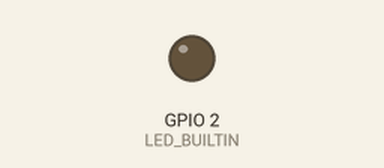
Simulated run of this program. Board: ESP8266 (NodeMCU). Shown: output pins drawn as LEDs (lit = HIGH, except the on-board LED, lit = LOW). WiFi joins after 1.5 s; servers stay silent unless stated; storage starts empty; no MQTT or app messages arrive unless stated; what the program prints to the serial monitor is not drawn.

Above: at 1.7 s.
Timing chart, 0 to 3.2 s (numbered marks = the images above):
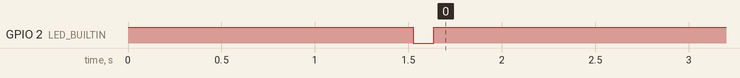

The program:

main.cpp
```cpp
using namespace std;
#include <FS.h>
#include <Arduino.h>
#include <ArduinoOTA.h>
#include <ESP8266WiFi.h>
#include <ESP8266mDNS.h>
#include <PubSubClient.h>
#include <DNSServer.h>
#include <ESP8266WebServer.h>
#include <WiFiManager.h>
#include <ArduinoJson.h>

unsigned long lastBlink = 0;
unsigned long lastSend = 0;
unsigned long lastReconnectAttempt = 0;
bool ready = true;

bool shouldSaveConfig = false;

unsigned long lastGatherRealtime = 0;
unsigned long lastGatherMinute = 0;
unsigned long lastGatherHour = 0;
unsigned long lastGatherDay = 0;

unsigned int impulseCounterMinute = 0;
unsigned int impulseCounterHour = 0;
unsigned int impulseCounterDay = 0;

string payloadDay, payloadHour, payloadMinute;

int pulseDistance[3] = {1,1,1};
int pulseDistanceIndex = 0;

float kwMinute, kwHour, kwDay = 0.00f;
float kwhMinute, kwhHour, kwhDay = 0.00f;

int minSampleIntervalMS = 250; // At a rate of 250ms between impulses, the maxiumum power it can measure is (3600/250) = 14.4 kW. Lower value if needed.
#ifdef FLASHPIN
  int flashPin = FLASHPIN;
#else
  int flashPin = D5;
#endif
int feedbackBlinkTimer = 30;

char mqtt_server[40] = "192.168.1.85";
char mqtt_port[6] = "1883";

string topic, errorTopic, debugTopic;
char chipID[9];

WiFiClient wclient;
PubSubClient mqtt_broker(wclient);

// Callback notifying us of the need to save config
void saveConfigCallback () {
  Serial.println("Should save config");
  shouldSaveConfig = true;
}

void setup(void) {

  //SPIFFS.format();

  pinMode(flashPin, INPUT_PULLUP);
  pinMode(LED_BUILTIN, OUTPUT);
  digitalWrite(LED_BUILTIN, HIGH); // LED OFF

  sprintf (chipID, "%06x", ESP.getChipId());

  topic = "sensor/" + (string)chipID;
  errorTopic = topic + "/error";
  debugTopic = topic + "/debug";

  Serial.begin(115200);

  //read configuration from FS json
  Serial.println("mounting FS...");
  yield();

  if (SPIFFS.begin()) {
    Serial.println("mounted file system");
    if (SPIFFS.exists("/config.json")) {
      //file exists, reading and loading
      Serial.println("reading config file");
      File configFile = SPIFFS.open("/config.json", "r");
      if (configFile) {
        Serial.println("opened config file");
        size_t size = configFile.size();
        // Allocate a buffer to store contents of the file.
        unique_ptr<char[]> buf(new char[size]);

        configFile.readBytes(buf.get(), size);
        DynamicJsonBuffer jsonBuffer;
        JsonObject& json = jsonBuffer.parseObject(buf.get());
        json.printTo(Serial);
        if (json.success()) {
          Serial.println("\nparsed json");

          strcpy(mqtt_server, json["mqtt_server"]);
          strcpy(mqtt_port, json["mqtt_port"]);

        } else {
          Serial.println("failed to load json config");
        }
      }
    }
  } else {
    Serial.println("failed to mount FS");
  }

  WiFiManager wifiManager;

  WiFiManagerParameter custom_mqtt_server("mqtt-server", "mqtt server", mqtt_server, 40);
  wifiManager.addParameter(&custom_mqtt_server);

  WiFiManagerParameter custom_mqtt_port("mqtt-port", "mqtt port", mqtt_port, 6);
  wifiManager.addParameter(&custom_mqtt_port);

  wifiManager.setSaveConfigCallback(saveConfigCallback);
  //wifiManager.resetSettings();

  if (!wifiManager.autoConnect("Energymonitor")) {
    delay(3000);
    ESP.reset();
    delay(5000);
  }

  // Read values
  strcpy(mqtt_server, custom_mqtt_server.getValue());
  strcpy(mqtt_port, custom_mqtt_port.getValue());

  Serial.printf("ADRSES: '%s'", mqtt_server);
  Serial.printf("PORT: '%s'", mqtt_port);

  // Connect MQTT broker TODO: Add credentials
  mqtt_broker.setServer(mqtt_server, atoi(mqtt_port));

  //save the custom parameters to FS
  if (shouldSaveConfig) {
    Serial.println("saving config");
    DynamicJsonBuffer jsonBuffer;
    JsonObject& json = jsonBuffer.createObject();
    json["mqtt_server"] = mqtt_server;
    json["mqtt_port"] = mqtt_port;

    File configFile = SPIFFS.open("/config.json", "w");
    if (!configFile) {
      Serial.println("failed to open config file for writing");
    }

    json.printTo(Serial);
    json.printTo(configFile);
    configFile.close();
    //end save
  }

  ArduinoOTA.onStart([]() {
    Serial.println("Start start");
  });
  ArduinoOTA.onEnd([]() {
    Serial.println("\nEnd");
  });
  ArduinoOTA.onProgress([](unsigned int progress, unsigned int total) {
    Serial.printf("Progress: %u%%\r", (progress / (total / 100)));
  });
  ArduinoOTA.onError([](ota_error_t error) {
    Serial.printf("Error[%u]: ", error);
    if (error == OTA_AUTH_ERROR) Serial.println("Auth Failed");
    else if (error == OTA_BEGIN_ERROR) Serial.println("Begin Failed");
    else if (error == OTA_CONNECT_ERROR) Serial.println("Connect Failed");
    else if (error == OTA_RECEIVE_ERROR) Serial.println("Receive Failed");
    else if (error == OTA_END_ERROR) Serial.println("End Failed");
  });
  ArduinoOTA.begin();
}

bool reconnect() {
  String clientId = "E-";
  clientId += chipID;
  if (mqtt_broker.connect(clientId.c_str())) {
    Serial.println("MQTT connected.");
  }
  return mqtt_broker.connected();
}

float getAverageDuration() {
  float totalDuration = 0;
  for (int i=0;i<3;i++) {
    totalDuration += pulseDistance[i];
  }
  return totalDuration/3.00f;
}

bool updateStatistics(unsigned long* lastGather, float interval, unsigned int* impulseCounter, float* kwval, float* kwhval) {
  // current power use = seconds per hour / (seconds between flashes * impressions per kWh)
  // For a meter with 1000 imp/kWh and a time of 3 seconds between flashes, the current power use is 1.2 kW.
  // 3600 / (3 * 1000) = 1.2 kW
  unsigned long now = millis();
  if ((now - *lastGather) > (interval*1000.00f)) {
      *lastGather = now;

      if (*impulseCounter>0) {
        *kwval = 3600.00f / ((interval / *impulseCounter) * 1000.00f);
        *kwhval = *impulseCounter / 1000.00f;
      } else {
        *kwval = 0.00f;
        *kwhval = 0.00f;
      }
      *impulseCounter = 0;
      return true;
  }
  return false;
}

bool getImpulse() {
  unsigned long now = millis();

  if (digitalRead(flashPin) == LOW && (now - lastBlink) > minSampleIntervalMS && ready==true) {
    pulseDistance[pulseDistanceIndex] = now - lastBlink;
    if(++pulseDistanceIndex>=3) {
      pulseDistanceIndex = 0;
    }
    ready = false;
    lastBlink = now;
    impulseCounterDay++;
    impulseCounterHour++;
    impulseCounterMinute++;

    return true;
  }
  if (digitalRead(flashPin) == HIGH) {
    ready = true;
  }
  return false;
}

void userFeedback() {
  if (feedbackBlinkTimer>0) {
    digitalWrite(LED_BUILTIN, LOW); // LED ON
    feedbackBlinkTimer--;
  } else {
    digitalWrite(LED_BUILTIN, HIGH); // LED OFF
  }
}

void sendWithMQTT() {
  // Send to broker every 2 sec
  unsigned long now = millis();

  if (now - lastSend > 2*1000) {
    lastSend = now;
    float realtimePower;
    // Is it recently initialized?
    if (pulseDistance[0] == 1 && pulseDistance[1] == 1 && pulseDistance[2] == 1) {
      realtimePower = 0.00f;
    } else {
      realtimePower = 3600.00f / getAverageDuration();
    }

    // KW
    char kwNowString[6];
    dtostrf(realtimePower, 5, 2, kwNowString);

    char kwMinuteString[6];
    dtostrf(kwMinute, 5, 2, kwMinuteString);

    char kwHourString[6];
    dtostrf(kwHour, 5, 2, kwHourString);

    char kwDayString[6];
    dtostrf(kwDay, 5, 2, kwDayString);

    // KWH
    char kwhMinuteString[6];
    dtostrf(kwhMinute, 5, 2, kwhMinuteString);

    char kwhHourString[6];
    dtostrf(kwhHour, 5, 2, kwhHourString);

    char kwhDayString[6];
    dtostrf(kwhDay, 5, 2, kwhDayString);

    unsigned long uptimeString = now/1000;

    char payload[256];
    char payload_kw[128];
    char payload_kwh[128];

    String resetReasonString = ESP.getResetReason();

    char resetReason[32];
    strcpy(resetReason, resetReasonString.c_str());

    sprintf(payload_kw, "\"kw\":{\"now\":%s,\"minute\":%s,\"hour\":%s,\"day\":%s}", kwNowString, kwMinuteString, kwHourString, kwDayString);
    sprintf(payload_kwh, "\"kwh\":{\"minute\":%s,\"hour\":%s,\"day\":%s}", kwhMinuteString, kwhHourString, kwhDayString);
    sprintf(payload, "{%s, %s, \"uptime\":%lu, \"free_heap\":%u, \"reset_reason\":\"%s\"}", payload_kw, payload_kwh, uptimeString, ESP.getFreeHeap(), resetReason);

    mqtt_broker.publish(topic.c_str(), payload, true);

  }
}

void loop() {
  ArduinoOTA.handle();

  if (getImpulse()) {
    feedbackBlinkTimer = 100;
  }

  updateStatistics(&lastGatherMinute, 60.0f, &impulseCounterMinute, &kwMinute, &kwhMinute);
  updateStatistics(&lastGatherHour, 3600.0f, &impulseCounterHour, &kwHour, &kwhHour);
  updateStatistics(&lastGatherDay, 86400.0f, &impulseCounterDay, &kwDay, &kwhDay);

  userFeedback();
  yield();

  if (!mqtt_broker.connected()) {
    unsigned long now = millis();
    if (now - lastReconnectAttempt > 5000) {
      lastReconnectAttempt = now;
      if (reconnect()) {
        lastReconnectAttempt = 0;
      }
    }
  } else {
    yield();
    mqtt_broker.loop();
    sendWithMQTT();
  }

}
```

Measured:
- by itself, GPIO 2 (LED_BUILTIN): HIGH → LOW at 1.5 s, → HIGH 0.11 s later
